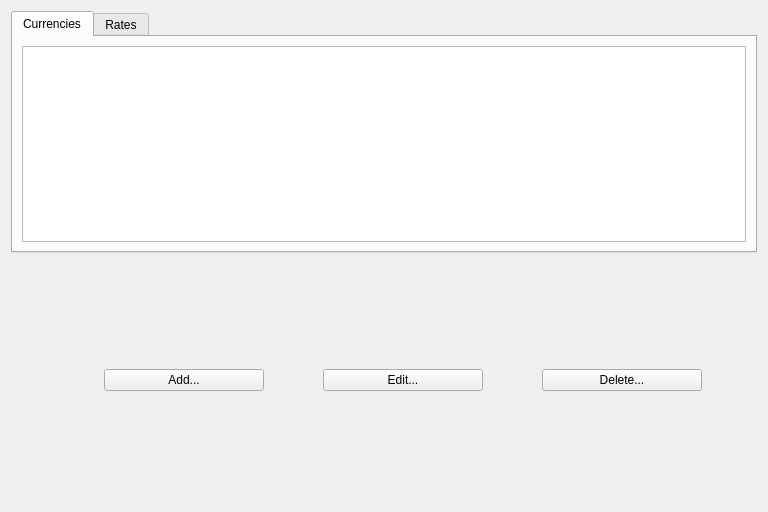
<?xml version="1.0" encoding="UTF-8"?>
<ui version="4.0">
 <class>CurrencyWindow</class>
 <widget class="QWidget" name="CurrencyWindow">
  <property name="geometry">
   <rect>
    <x>0</x>
    <y>0</y>
    <width>768</width>
    <height>512</height>
   </rect>
  </property>
  <property name="windowTitle">
   <string>Currencies</string>
  </property>
  <layout class="QVBoxLayout" name="verticalLayout">
   <item>
    <widget class="QTabWidget" name="tabWidget">
     <property name="currentIndex">
      <number>0</number>
     </property>
     <widget class="QWidget" name="tabCurrencies">
      <attribute name="title">
       <string>Currencies</string>
      </attribute>
      <layout class="QVBoxLayout" name="layCurrencies">
       <item>
        <widget class="QTableView" name="tvCurrencies">
         <property name="selectionBehavior">
          <enum>QAbstractItemView::SelectRows</enum>
         </property>
         <attribute name="horizontalHeaderStretchLastSection">
          <bool>true</bool>
         </attribute>
        </widget>
       </item>
      </layout>
     </widget>
     <widget class="QWidget" name="tabRates">
      <attribute name="title">
       <string>Rates</string>
      </attribute>
      <layout class="QVBoxLayout" name="verticalLayout_2">
       <item>
        <widget class="QTableView" name="tvRates">
         <property name="selectionBehavior">
          <enum>QAbstractItemView::SelectRows</enum>
         </property>
         <attribute name="horizontalHeaderStretchLastSection">
          <bool>true</bool>
         </attribute>
        </widget>
       </item>
      </layout>
     </widget>
    </widget>
   </item>
   <item>
    <layout class="QHBoxLayout" name="horizontalLayout">
     <item>
      <spacer name="horizontalSpacer">
       <property name="sizeHint" stdset="0">
        <size>
         <width>40</width>
         <height>20</height>
        </size>
       </property>
      </spacer>
     </item>
     <item>
      <widget class="QPushButton" name="btn_Add">
       <property name="maximumSize">
        <size>
         <width>160</width>
         <height>16777215</height>
        </size>
       </property>
       <property name="text">
        <string>Add...</string>
       </property>
       <property name="icon">
        <iconset resource="homewallet.qrc">
         <normaloff>:/img/32x32/add_32x32.png</normaloff>:/img/32x32/add_32x32.png</iconset>
       </property>
      </widget>
     </item>
     <item>
      <widget class="QPushButton" name="btn_Edit">
       <property name="maximumSize">
        <size>
         <width>160</width>
         <height>16777215</height>
        </size>
       </property>
       <property name="text">
        <string>Edit...</string>
       </property>
       <property name="icon">
        <iconset resource="homewallet.qrc">
         <normaloff>:/img/32x32/edit_32x32.png</normaloff>:/img/32x32/edit_32x32.png</iconset>
       </property>
      </widget>
     </item>
     <item>
      <widget class="QPushButton" name="btn_Delete">
       <property name="maximumSize">
        <size>
         <width>160</width>
         <height>16777215</height>
        </size>
       </property>
       <property name="text">
        <string>Delete...</string>
       </property>
       <property name="icon">
        <iconset resource="homewallet.qrc">
         <normaloff>:/img/32x32/remove_32x32.png</normaloff>:/img/32x32/remove_32x32.png</iconset>
       </property>
      </widget>
     </item>
    </layout>
   </item>
  </layout>
 </widget>
 <resources>
  <include location="homewallet.qrc"/>
 </resources>
 <connections/>
</ui>
